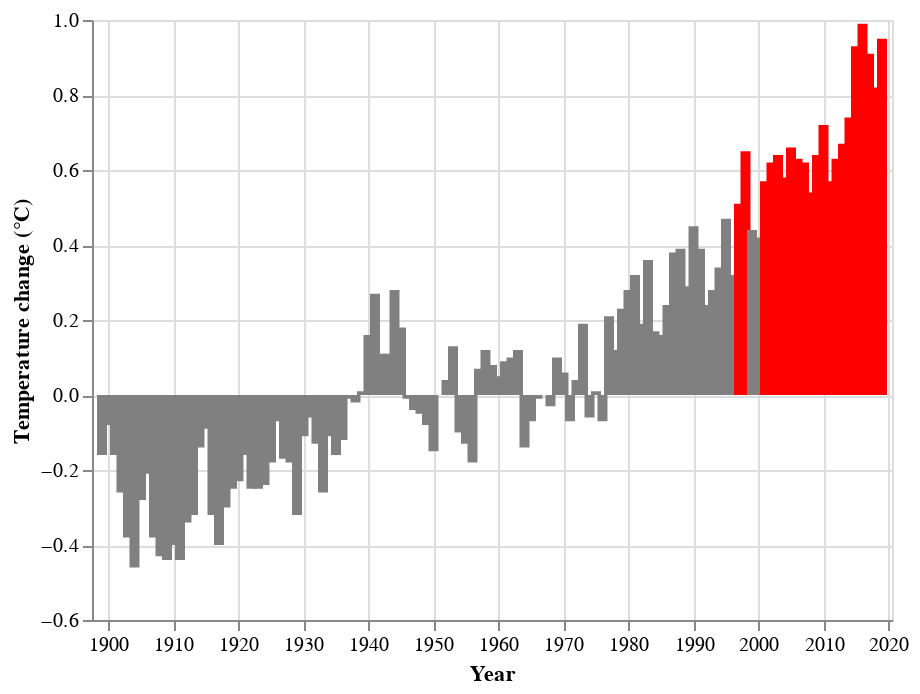

Write notebook code for a chart like this one.
### Code cell
# Make a bar chart with conditional coloring

### Figure 1 — Vega-Lite specification as saved in the notebook (floating-point values rounded to 4 significant figures)
{"config": {"view": {"continuousWidth": 400, "continuousHeight": 300}}, "data": {"name": "data-bd573a9b2e7d8339423dec2e49368728"}, "mark": "bar", "encoding": {"color": {"condition": {"value": "red", "test": "(datum.Temperature >= 0.5)"}, "value": "gray"}, "x": {"axis": {"title": "Year"}, "field": "Year", "type": "temporal"}, "y": {"axis": {"title": "Temperature change (°C)"}, "field": "Temperature", "type": "quantitative"}}, "$schema": "https://vega.github.io/schema/vega-lite/v4.17.0.json", "datasets": {"data-bd573a9b2e7d8339423dec2e49368728": [{"Temperature (°C)": -0.16, "Year": "1899", "Temperature": -0.16}, {"Temperature (°C)": -0.08, "Year": "1900", "Temperature": -0.08}, {"Temperature (°C)": -0.16, "Year": "1901", "Temperature": -0.16}, {"Temperature (°C)": -0.26, "Year": "1902", "Temperature": -0.26}, {"Temperature (°C)": -0.38, "Year": "1903", "Temperature": -0.38}, {"Temperature (°C)": -0.46, "Year": "1904", "Temperature": -0.46}, {"Temperature (°C)": -0.28, "Year": "1905", "Temperature": -0.28}, {"Temperature (°C)": -0.21, "Year": "1906", "Temperature": -0.21}, {"Temperature (°C)": -0.38, "Year": "1907", "Temperature": -0.38}, {"Temperature (°C)": -0.43, "Year": "1908", "Temperature": -0.43}, {"Temperature (°C)": -0.44, "Year": "1909", "Temperature": -0.44}, {"Temperature (°C)": -0.4, "Year": "1910", "Temperature": -0.4}, {"Temperature (°C)": -0.44, "Year": "1911", "Temperature": -0.44}, {"Temperature (°C)": -0.34, "Year": "1912", "Temperature": -0.34}, {"Temperature (°C)": -0.32, "Year": "1913", "Temperature": -0.32}, {"Temperature (°C)": -0.14, "Year": "1914", "Temperature": -0.14}, {"Temperature (°C)": -0.09, "Year": "1915", "Temperature": -0.09}, {"Temperature (°C)": -0.32, "Year": "1916", "Temperature": -0.32}, {"Temperature (°C)": -0.4, "Year": "1917", "Temperature": -0.4}, {"Temperature (°C)": -0.3, "Year": "1918", "Temperature": -0.3}, {"Temperature (°C)": -0.25, "Year": "1919", "Temperature": -0.25}, {"Temperature (°C)": -0.23, "Year": "1920", "Temperature": -0.23}, {"Temperature (°C)": -0.16, "Year": "1921", "Temperature": -0.16}, {"Temperature (°C)": -0.25, "Year": "1922", "Temperature": -0.25}, {"Temperature (°C)": -0.25, "Year": "1923", "Temperature": -0.25}, {"Temperature (°C)": -0.24, "Year": "1924", "Temperature": -0.24}, {"Temperature (°C)": -0.18, "Year": "1925", "Temperature": -0.18}, {"Temperature (°C)": -0.07, "Year": "1926", "Temperature": -0.07}, {"Temperature (°C)": -0.17, "Year": "1927", "Temperature": -0.17}, {"Temperature (°C)": -0.18, "Year": "1928", "Temperature": -0.18}, {"Temperature (°C)": -0.32, "Year": "1929", "Temperature": -0.32}, {"Temperature (°C)": -0.11, "Year": "1930", "Temperature": -0.11}, {"Temperature (°C)": -0.06, "Year": "1931", "Temperature": -0.06}, {"Temperature (°C)": -0.13, "Year": "1932", "Temperature": -0.13}, {"Temperature (°C)": -0.26, "Year": "1933", "Temperature": -0.26}, {"Temperature (°C)": -0.11, "Year": "1934", "Temperature": -0.11}, {"Temperature (°C)": -0.16, "Year": "1935", "Temperature": -0.16}, {"Temperature (°C)": -0.12, "Year": "1936", "Temperature": -0.12}, {"Temperature (°C)": -0.01, "Year": "1937", "Temperature": -0.01}, {"Temperature (°C)": -0.02, "Year": "1938", "Temperature": -0.02}, {"Temperature (°C)": 0.01, "Year": "1939", "Temperature": 0.01}, {"Temperature (°C)": 0.16, "Year": "1940", "Temperature": 0.16}, {"Temperature (°C)": 0.27, "Year": "1941", "Temperature": 0.27}, {"Temperature (°C)": 0.11, "Year": "1942", "Temperature": 0.11}, {"Temperature (°C)": 0.11, "Year": "1943", "Temperature": 0.11}, {"Temperature (°C)": 0.28, "Year": "1944", "Temperature": 0.28}, {"Temperature (°C)": 0.18, "Year": "1945", "Temperature": 0.18}, {"Temperature (°C)": -0.01, "Year": "1946", "Temperature": -0.01}, {"Temperature (°C)": -0.04, "Year": "1947", "Temperature": -0.04}, {"Temperature (°C)": -0.05, "Year": "1948", "Temperature": -0.05}, {"Temperature (°C)": -0.08, "Year": "1949", "Temperature": -0.08}, {"Temperature (°C)": -0.15, "Year": "1950", "Temperature": -0.15}, {"Temperature (°C)": 0.0, "Year": "1951", "Temperature": 0.0}, {"Temperature (°C)": 0.04, "Year": "1952", "Temperature": 0.04}, {"Temperature (°C)": 0.13, "Year": "1953", "Temperature": 0.13}, {"Temperature (°C)": -0.1, "Year": "1954", "Temperature": -0.1}, {"Temperature (°C)": -0.13, "Year": "1955", "Temperature": -0.13}, {"Temperature (°C)": -0.18, "Year": "1956", "Temperature": -0.18}, {"Temperature (°C)": 0.07, "Year": "1957", "Temperature": 0.07}, {"Temperature (°C)": 0.12, "Year": "1958", "Temperature": 0.12}, {"Temperature (°C)": 0.08, "Year": "1959", "Temperature": 0.08}, {"Temperature (°C)": 0.05, "Year": "1960", "Temperature": 0.05}, {"Temperature (°C)": 0.09, "Year": "1961", "Temperature": 0.09}, {"Temperature (°C)": 0.1, "Year": "1962", "Temperature": 0.1}, {"Temperature (°C)": 0.12, "Year": "1963", "Temperature": 0.12}, {"Temperature (°C)": -0.14, "Year": "1964", "Temperature": -0.14}, {"Temperature (°C)": -0.07, "Year": "1965", "Temperature": -0.07}, {"Temperature (°C)": -0.01, "Year": "1966", "Temperature": -0.01}, {"Temperature (°C)": 0.0, "Year": "1967", "Temperature": 0.0}, {"Temperature (°C)": -0.03, "Year": "1968", "Temperature": -0.03}, {"Temperature (°C)": 0.1, "Year": "1969", "Temperature": 0.1}, {"Temperature (°C)": 0.06, "Year": "1970", "Temperature": 0.06}, {"Temperature (°C)": -0.07, "Year": "1971", "Temperature": -0.07}, {"Temperature (°C)": 0.04, "Year": "1972", "Temperature": 0.04}, {"Temperature (°C)": 0.19, "Year": "1973", "Temperature": 0.19}, {"Temperature (°C)": -0.06, "Year": "1974", "Temperature": -0.06}, {"Temperature (°C)": 0.01, "Year": "1975", "Temperature": 0.01}, {"Temperature (°C)": -0.07, "Year": "1976", "Temperature": -0.07}, {"Temperature (°C)": 0.21, "Year": "1977", "Temperature": 0.21}, {"Temperature (°C)": 0.12, "Year": "1978", "Temperature": 0.12}, {"Temperature (°C)": 0.23, "Year": "1979", "Temperature": 0.23}, {"Temperature (°C)": 0.28, "Year": "1980", "Temperature": 0.28}, {"Temperature (°C)": 0.32, "Year": "1981", "Temperature": 0.32}, {"Temperature (°C)": 0.19, "Year": "1982", "Temperature": 0.19}, {"Temperature (°C)": 0.36, "Year": "1983", "Temperature": 0.36}, {"Temperature (°C)": 0.17, "Year": "1984", "Temperature": 0.17}, {"Temperature (°C)": 0.16, "Year": "1985", "Temperature": 0.16}, {"Temperature (°C)": 0.24, "Year": "1986", "Temperature": 0.24}, {"Temperature (°C)": 0.38, "Year": "1987", "Temperature": 0.38}, {"Temperature (°C)": 0.39, "Year": "1988", "Temperature": 0.39}, {"Temperature (°C)": 0.29, "Year": "1989", "Temperature": 0.29}, {"Temperature (°C)": 0.45, "Year": "1990", "Temperature": 0.45}, {"Temperature (°C)": 0.39, "Year": "1991", "Temperature": 0.39}, {"Temperature (°C)": 0.24, "Year": "1992", "Temperature": 0.24}, {"Temperature (°C)": 0.28, "Year": "1993", "Temperature": 0.28}, {"Temperature (°C)": 0.34, "Year": "1994", "Temperature": 0.34}, {"Temperature (°C)": 0.47, "Year": "1995", "Temperature": 0.47}, {"Temperature (°C)": 0.32, "Year": "1996", "Temperature": 0.32}, {"Temperature (°C)": 0.51, "Year": "1997", "Temperature": 0.51}, {"Temperature (°C)": 0.65, "Year": "1998", "Temperature": 0.65}, {"Temperature (°C)": 0.44, "Year": "1999", "Temperature": 0.44}, {"Temperature (°C)": 0.42, "Year": "2000", "Temperature": 0.42}, {"Temperature (°C)": 0.57, "Year": "2001", "Temperature": 0.57}, {"Temperature (°C)": 0.62, "Year": "2002", "Temperature": 0.62}, {"Temperature (°C)": 0.64, "Year": "2003", "Temperature": 0.64}, {"Temperature (°C)": 0.58, "Year": "2004", "Temperature": 0.58}, {"Temperature (°C)": 0.66, "Year": "2005", "Temperature": 0.66}, {"Temperature (°C)": 0.63, "Year": "2006", "Temperature": 0.63}, {"Temperature (°C)": 0.62, "Year": "2007", "Temperature": 0.62}, {"Temperature (°C)": 0.54, "Year": "2008", "Temperature": 0.54}, {"Temperature (°C)": 0.64, "Year": "2009", "Temperature": 0.64}, {"Temperature (°C)": 0.72, "Year": "2010", "Temperature": 0.72}, {"Temperature (°C)": 0.57, "Year": "2011", "Temperature": 0.57}, {"Temperature (°C)": 0.63, "Year": "2012", "Temperature": 0.63}, {"Temperature (°C)": 0.67, "Year": "2013", "Temperature": 0.67}, {"Temperature (°C)": 0.74, "Year": "2014", "Temperature": 0.74}, {"Temperature (°C)": 0.93, "Year": "2015", "Temperature": 0.93}, {"Temperature (°C)": 0.99, "Year": "2016", "Temperature": 0.99}, {"Temperature (°C)": 0.91, "Year": "2017", "Temperature": 0.91}, {"Temperature (°C)": 0.82, "Year": "2018", "Temperature": 0.82}, {"Temperature (°C)": 0.95, "Year": "2019", "Temperature": 0.95}]}}
